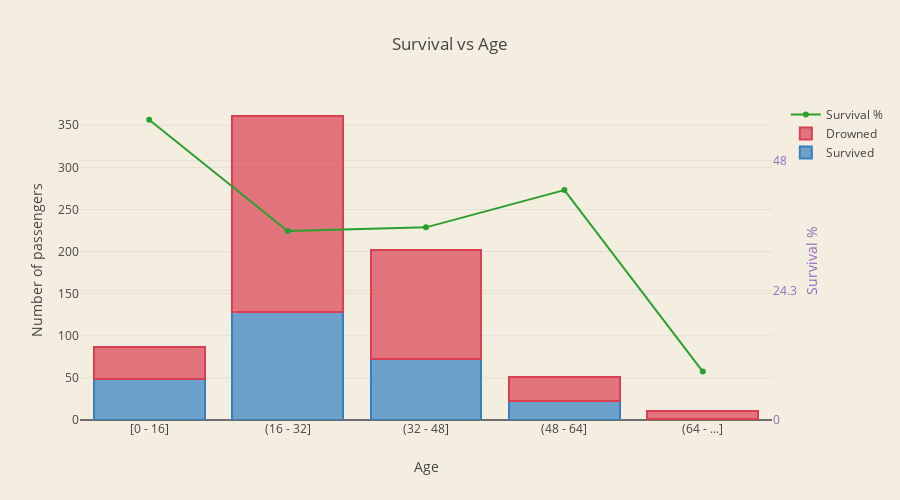

Source (notebook cell):
### Code cell
age = train_set[['Age', 'Survived']].groupby(['Age']).count()
age_sur = train_set[['Age', 'Survived']].groupby(['Age']).sum()

trace1 = go.Bar(
    x = ['[0 - 16]', '(16 - 32]', '(32 - 48]', '(48 - 64]', '(64 - ...]'],
    y = age_sur['Survived'].tolist(),
    name='Survived',
    marker=dict(
        color='rgba(55, 128, 191, 0.7)',
        line=dict(
            color='rgba(55, 128, 191, 1.0)',
            width=2,
        )
    )
)
trace2 = go.Bar(
    x = ['[0 - 16]', '(16 - 32]', '(32 - 48]', '(48 - 64]', '(64 - ...]'],
    y = (age['Survived'] - age_sur['Survived']).tolist(),
    name='Drowned',
    marker=dict(
        color='rgba(219, 64, 82, 0.7)',
        line=dict(
            color='rgba(219, 64, 82, 1.0)',
            width=2,
        )
    )
)
trace3 = go.Scatter(
    x = ['[0 - 16]', '(16 - 32]', '(32 - 48]', '(48 - 64]', '(64 - ...]'],
    y = (age_sur['Survived'] * 100 / age['Survived']).tolist(),
    name='Survival %',
    mode = 'lines+markers',
    yaxis='y2'
)

data = [trace1, trace2, trace3]
layout = go.Layout(
    barmode='stack',
    title = 'Survival vs Age',
    width=900,
    height=500,
    paper_bgcolor='rgb(244, 238, 225)',
    plot_bgcolor='rgb(244, 238, 225)',
    yaxis = dict(title= 'Number of passengers'),
    xaxis = dict(title= 'Age'),
    yaxis2=dict(
        title='Survival %',
        titlefont=dict(
            color='rgb(148, 103, 189)'
        ),
        tickfont=dict(
            color='rgb(148, 103, 189)'
        ),
        overlaying='y',
        side='right',
        anchor = 'x',
        rangemode = 'tozero',
        dtick = 24.3
    )
)

fig = go.Figure(data=data, layout=layout)
py.iplot(fig)

### Figure 1 — Plotly figure (JSON) as saved in the notebook; plotly's stock layout.template omitted (floating-point values rounded to 4 significant figures)
{"data": [{"marker": {"color": "rgba(55, 128, 191, 0.7)", "line": {"color": "rgba(55, 128, 191, 1.0)", "width": 2}}, "name": "Survived", "type": "bar", "x": ["[0 - 16]", "(16 - 32]", "(32 - 48]", "(48 - 64]", "(64 - ...]"], "y": [49, 128, 73, 22, 1]}, {"marker": {"color": "rgba(219, 64, 82, 0.7)", "line": {"color": "rgba(219, 64, 82, 1.0)", "width": 2}}, "name": "Drowned", "type": "bar", "x": ["[0 - 16]", "(16 - 32]", "(32 - 48]", "(48 - 64]", "(64 - ...]"], "y": [38, 233, 129, 29, 10]}, {"mode": "lines+markers", "name": "Survival %", "type": "scatter", "x": ["[0 - 16]", "(16 - 32]", "(32 - 48]", "(48 - 64]", "(64 - ...]"], "y": [56.32, 35.46, 36.14, 43.14, 9.091], "yaxis": "y2"}], "layout": {"barmode": "stack", "height": 500, "paper_bgcolor": "rgb(244, 238, 225)", "plot_bgcolor": "rgb(244, 238, 225)", "title": "Survival vs Age", "width": 900, "xaxis": {"title": "Age"}, "yaxis": {"title": "Number of passengers"}, "yaxis2": {"anchor": "x", "dtick": 24.3, "overlaying": "y", "rangemode": "tozero", "side": "right", "tickfont": {"color": "rgb(148, 103, 189)"}, "title": "Survival %", "titlefont": {"color": "rgb(148, 103, 189)"}}}}
